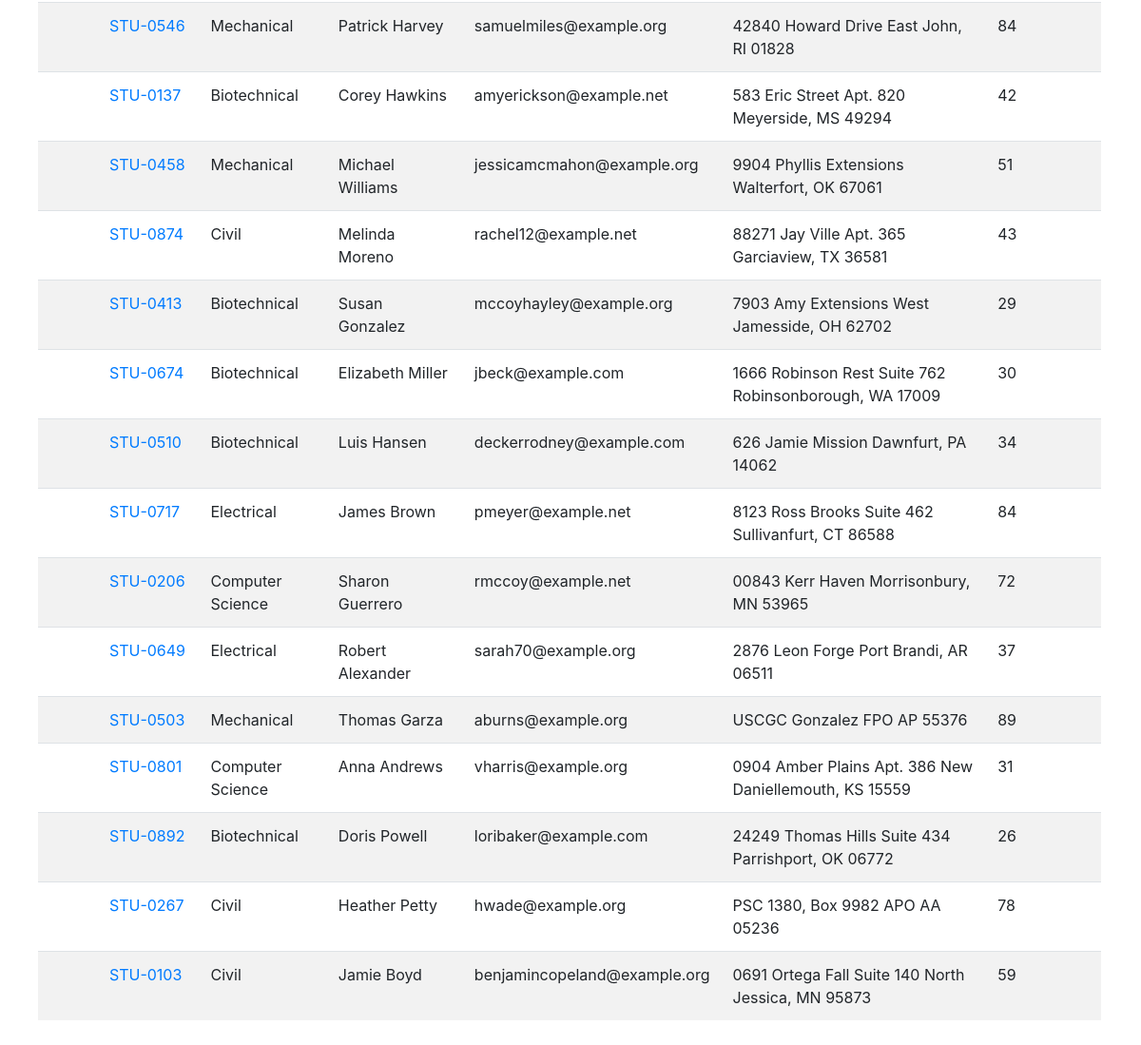
The page /get-student?page=5 (lower part) on the database as committed earlier.
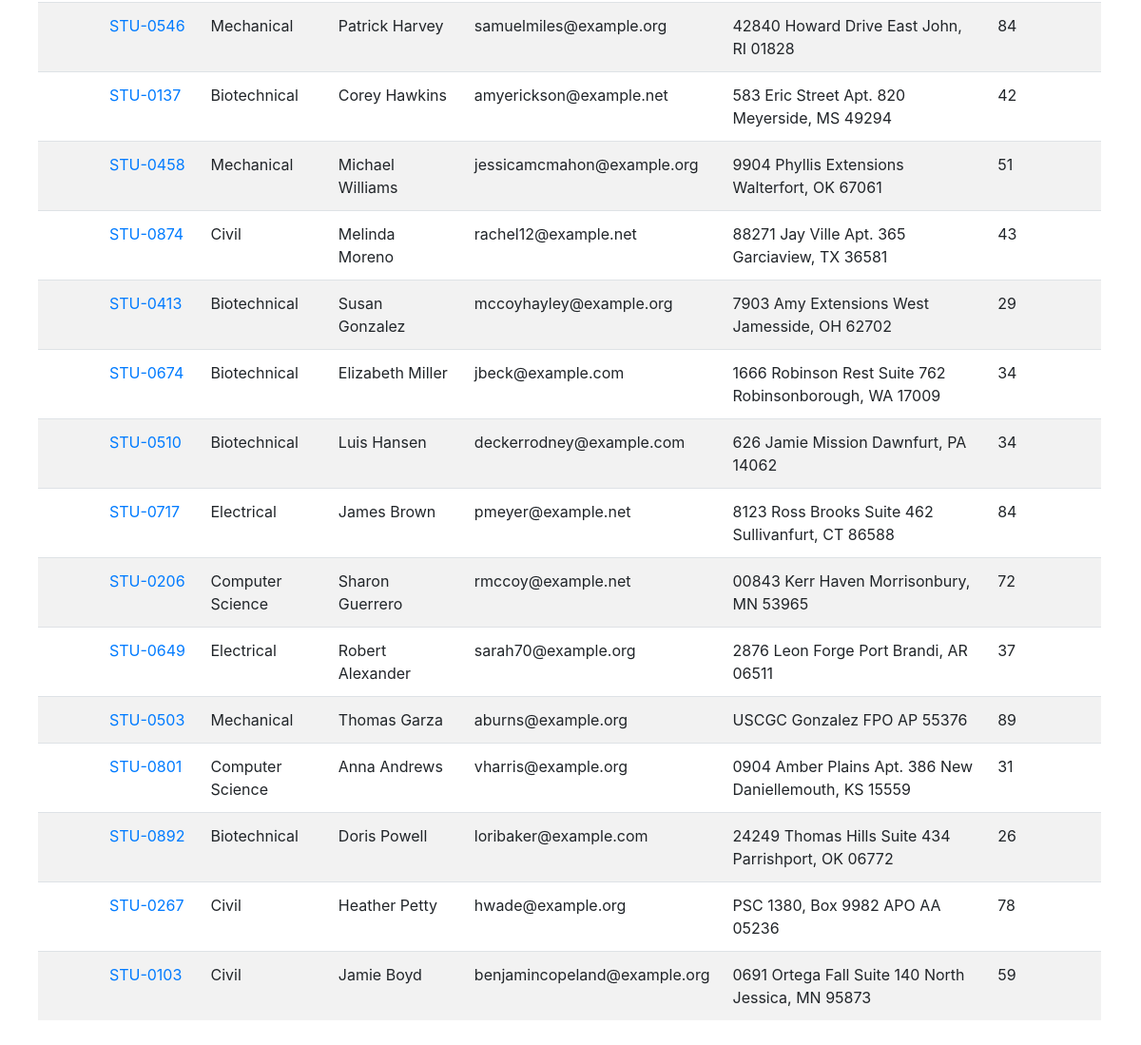
The same page on the database as committed later.
### vege/models.py (models this page shows, shortened)
class Student(models.Model):
    department=models.ForeignKey(Department,related_name="depart",on_delete=models.CASCADE)
    student_id=models.OneToOneField(StudentID,related_name="studentid",on_delete=models.CASCADE)
    student_name=models.CharField(max_length=100)
    student_email=models.EmailField(unique=True)
    student_age=models.IntegerField(default=18)
    student_address=models.TextField()
    is_deleted=models.BooleanField(default=False)
    class Meta:
        ordering=['student_name']
        verbose_name="student"

class StudentID(models.Model):
    student_id=models.CharField(max_length=100)
    def __str__(self)->str:
        return self.student_id

class Department(models.Model):
    department=models.CharField(max_length=100)
    class Meta:
        ordering=['department']

### vege/views.py (the view, shortened to what this page needs)
# urls.py: path('get-student',get_students),
def get_students(request):
    queryset=Student.objects.all().order_by("studentreportcard__student_rank")
    paginator = Paginator(queryset, 25)  # Show 25 contacts per page.
    page_number = request.GET.get("page",1)
    page_obj = paginator.get_page(page_number)
    return render(request,"report/student.html",{'queryset':page_obj})

### vege/templates/report/student.html (shortened to what this page needs)
<!DOCTYPE html>
<html lang="en">
<head>
    <link rel="stylesheet" href="https://cdn.jsdelivr.net/npm/bootstrap@4.0.0/dist/css/bootstrap.min.css"
>
</head>
<body>
<div class="container mt-5">
    <table class="table table-striped">
        <tbody>
            {% for student in queryset %}
            <tr>
                <th scope="row">{{student.studentreportcard.first.student_rank}}</th>
                <td>
                    <a href="{% url 'see_marks' student.student_id %}">
                        {{student.student_id}}
                    </a>
                    </td>
                <td>{{student.department.department}}</td>
                <td>{{student.student_name}}</td>
                <td>{{student.student_email}}</td>
                <td>{{student.student_address}}</td>
                <td>{{student.student_age}}</td>
            </tr>
            {% endfor %}
        </tbody>
    </table>
</div>
</body>
</html>

Rows that differ between the two databases and show on the page:
changed Student "Elizabeth Miller": student_age "30" → "34"
